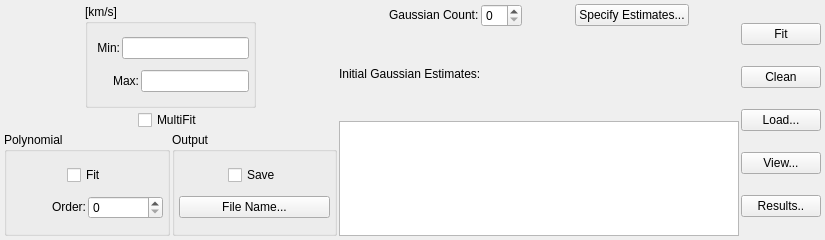
<?xml version="1.0" encoding="UTF-8"?>
<ui version="4.0">
 <class>SpecFitSettingsWidgetRadio</class>
 <widget class="QWidget" name="SpecFitSettingsWidgetRadio">
  <property name="geometry">
   <rect>
    <x>0</x>
    <y>0</y>
    <width>825</width>
    <height>240</height>
   </rect>
  </property>
  <property name="windowTitle">
   <string>SpecFitSettingsWidgetRadio</string>
  </property>
  <layout class="QHBoxLayout" name="horizontalLayout_11">
   <item>
    <layout class="QVBoxLayout" name="verticalLayout_5">
     <item>
      <layout class="QHBoxLayout" name="horizontalLayout_10">
       <item>
        <spacer name="horizontalSpacer_9">
         <property name="orientation">
          <enum>Qt::Horizontal</enum>
         </property>
         <property name="sizeHint" stdset="0">
          <size>
           <width>18</width>
           <height>20</height>
          </size>
         </property>
        </spacer>
       </item>
       <item>
        <widget class="QGroupBox" name="rangeGroupBox">
         <property name="toolTip">
          <string>Either type the channel range in directly
or press the right mouse button down 
on the graph while pressing the Shift key
and drag the mouse on the graph to
specify a region. </string>
         </property>
         <property name="title">
          <string>[km/s]</string>
         </property>
         <layout class="QVBoxLayout" name="verticalLayout_4">
          <item>
           <layout class="QHBoxLayout" name="horizontalLayout_2">
            <item>
             <widget class="QLabel" name="minLabel">
              <property name="minimumSize">
               <size>
                <width>28</width>
                <height>21</height>
               </size>
              </property>
              <property name="text">
               <string>&lt;font color='black'&gt;Min:&lt;/font&gt;</string>
              </property>
              <property name="alignment">
               <set>Qt::AlignRight|Qt::AlignTrailing|Qt::AlignVCenter</set>
              </property>
             </widget>
            </item>
            <item>
             <widget class="QLineEdit" name="minLineEdit">
              <property name="sizePolicy">
               <sizepolicy hsizetype="Preferred" vsizetype="Fixed">
                <horstretch>0</horstretch>
                <verstretch>0</verstretch>
               </sizepolicy>
              </property>
              <property name="minimumSize">
               <size>
                <width>127</width>
                <height>21</height>
               </size>
              </property>
             </widget>
            </item>
           </layout>
          </item>
          <item>
           <layout class="QHBoxLayout" name="horizontalLayout_3">
            <item>
             <widget class="QLabel" name="maxLabel">
              <property name="text">
               <string>&lt;font color='black'&gt;Max:&lt;/font&gt;</string>
              </property>
              <property name="alignment">
               <set>Qt::AlignRight|Qt::AlignTrailing|Qt::AlignVCenter</set>
              </property>
             </widget>
            </item>
            <item>
             <widget class="QLineEdit" name="maxLineEdit">
              <property name="sizePolicy">
               <sizepolicy hsizetype="Preferred" vsizetype="Fixed">
                <horstretch>0</horstretch>
                <verstretch>0</verstretch>
               </sizepolicy>
              </property>
             </widget>
            </item>
           </layout>
          </item>
         </layout>
        </widget>
       </item>
       <item>
        <spacer name="horizontalSpacer_10">
         <property name="orientation">
          <enum>Qt::Horizontal</enum>
         </property>
         <property name="sizeHint" stdset="0">
          <size>
           <width>13</width>
           <height>20</height>
          </size>
         </property>
        </spacer>
       </item>
      </layout>
     </item>
     <item>
      <layout class="QHBoxLayout" name="horizontalLayout_5">
       <item>
        <layout class="QHBoxLayout" name="horizontalLayout_12"/>
       </item>
       <item>
        <spacer name="horizontalSpacer">
         <property name="orientation">
          <enum>Qt::Horizontal</enum>
         </property>
         <property name="sizeHint" stdset="0">
          <size>
           <width>10</width>
           <height>10</height>
          </size>
         </property>
        </spacer>
       </item>
       <item>
        <widget class="QCheckBox" name="multiFitCheckBox">
         <property name="text">
          <string>MultiFit</string>
         </property>
        </widget>
       </item>
       <item>
        <spacer name="horizontalSpacer_2">
         <property name="orientation">
          <enum>Qt::Horizontal</enum>
         </property>
         <property name="sizeHint" stdset="0">
          <size>
           <width>10</width>
           <height>10</height>
          </size>
         </property>
        </spacer>
       </item>
      </layout>
     </item>
     <item>
      <layout class="QHBoxLayout" name="horizontalLayout_9">
       <item>
        <widget class="QGroupBox" name="polyGroupBox">
         <property name="title">
          <string>Polynomial</string>
         </property>
         <layout class="QGridLayout" name="gridLayout_2">
          <item row="0" column="0">
           <layout class="QHBoxLayout" name="horizontalLayout_4">
            <item>
             <spacer name="horizontalSpacer_3">
              <property name="orientation">
               <enum>Qt::Horizontal</enum>
              </property>
              <property name="sizeHint" stdset="0">
               <size>
                <width>13</width>
                <height>16</height>
               </size>
              </property>
             </spacer>
            </item>
            <item>
             <widget class="QCheckBox" name="polyFitCheckBox">
              <property name="text">
               <string>Fit</string>
              </property>
             </widget>
            </item>
            <item>
             <spacer name="horizontalSpacer_4">
              <property name="orientation">
               <enum>Qt::Horizontal</enum>
              </property>
              <property name="sizeHint" stdset="0">
               <size>
                <width>13</width>
                <height>16</height>
               </size>
              </property>
             </spacer>
            </item>
           </layout>
          </item>
          <item row="1" column="0">
           <layout class="QHBoxLayout" name="horizontalLayout_6">
            <item>
             <widget class="QLabel" name="polyOrderLabel">
              <property name="text">
               <string>&lt;font color='black'&gt;Order:&lt;/font&gt;</string>
              </property>
              <property name="alignment">
               <set>Qt::AlignRight|Qt::AlignTrailing|Qt::AlignVCenter</set>
              </property>
             </widget>
            </item>
            <item>
             <widget class="QSpinBox" name="polyOrderSpinBox"/>
            </item>
           </layout>
          </item>
         </layout>
        </widget>
       </item>
       <item>
        <widget class="QGroupBox" name="outputGroupBox">
         <property name="title">
          <string>Output</string>
         </property>
         <layout class="QVBoxLayout" name="verticalLayout_3">
          <item>
           <layout class="QHBoxLayout" name="horizontalLayout_7">
            <item>
             <spacer name="horizontalSpacer_5">
              <property name="orientation">
               <enum>Qt::Horizontal</enum>
              </property>
              <property name="sizeHint" stdset="0">
               <size>
                <width>13</width>
                <height>20</height>
               </size>
              </property>
             </spacer>
            </item>
            <item>
             <widget class="QCheckBox" name="saveOutputCheckBox">
              <property name="sizePolicy">
               <sizepolicy hsizetype="Preferred" vsizetype="Fixed">
                <horstretch>0</horstretch>
                <verstretch>0</verstretch>
               </sizepolicy>
              </property>
              <property name="text">
               <string>Save</string>
              </property>
             </widget>
            </item>
            <item>
             <spacer name="horizontalSpacer_8">
              <property name="orientation">
               <enum>Qt::Horizontal</enum>
              </property>
              <property name="sizeHint" stdset="0">
               <size>
                <width>13</width>
                <height>20</height>
               </size>
              </property>
             </spacer>
            </item>
           </layout>
          </item>
          <item>
           <widget class="QPushButton" name="saveButton">
            <property name="text">
             <string>File Name...</string>
            </property>
           </widget>
          </item>
         </layout>
        </widget>
       </item>
      </layout>
     </item>
    </layout>
   </item>
   <item>
    <layout class="QVBoxLayout" name="verticalLayout_6">
     <item>
      <layout class="QHBoxLayout" name="horizontalLayout">
       <item>
        <spacer name="horizontalSpacer_7">
         <property name="orientation">
          <enum>Qt::Horizontal</enum>
         </property>
         <property name="sizeHint" stdset="0">
          <size>
           <width>13</width>
           <height>20</height>
          </size>
         </property>
        </spacer>
       </item>
       <item>
        <layout class="QHBoxLayout" name="horizontalLayout_8">
         <item>
          <widget class="QLabel" name="gaussCountLabel">
           <property name="text">
            <string>&lt;font color='black'&gt;Gaussian Count:&lt;/font&gt;</string>
           </property>
          </widget>
         </item>
         <item>
          <widget class="QSpinBox" name="gaussCountSpinBox"/>
         </item>
        </layout>
       </item>
       <item>
        <spacer name="horizontalSpacer_6">
         <property name="orientation">
          <enum>Qt::Horizontal</enum>
         </property>
         <property name="sizeHint" stdset="0">
          <size>
           <width>13</width>
           <height>20</height>
          </size>
         </property>
        </spacer>
       </item>
       <item>
        <widget class="QPushButton" name="advancedGaussianEstimatesButton">
         <property name="text">
          <string>Specify Estimates...</string>
         </property>
        </widget>
       </item>
       <item>
        <spacer name="horizontalSpacer_11">
         <property name="orientation">
          <enum>Qt::Horizontal</enum>
         </property>
         <property name="sizeHint" stdset="0">
          <size>
           <width>13</width>
           <height>20</height>
          </size>
         </property>
        </spacer>
       </item>
      </layout>
     </item>
     <item>
      <layout class="QVBoxLayout" name="verticalLayout_2">
       <item>
        <widget class="QLabel" name="estimateLabel">
         <property name="text">
          <string>&lt;font color='black'&gt;Initial Gaussian Estimates:&lt;/font&gt;</string>
         </property>
        </widget>
       </item>
       <item>
        <widget class="QTableWidget" name="estimateTable">
         <property name="sizePolicy">
          <sizepolicy hsizetype="MinimumExpanding" vsizetype="MinimumExpanding">
           <horstretch>0</horstretch>
           <verstretch>0</verstretch>
          </sizepolicy>
         </property>
         <property name="minimumSize">
          <size>
           <width>400</width>
           <height>115</height>
          </size>
         </property>
         <property name="maximumSize">
          <size>
           <width>440</width>
           <height>115</height>
          </size>
         </property>
         <property name="toolTip">
          <string>To specify an initial Gaussian Estimate:
1.  Select the appropriate row in this table.
2.  Either edit the row directly or shift-click 
     with the right mouse button on the graph.
     A context menu will appear allowing you
     to designate the clicked point as either
     the (center,peak) or (center-fwhm/2,peak/2)
     of an initial Gaussian estimate.  </string>
         </property>
        </widget>
       </item>
      </layout>
     </item>
    </layout>
   </item>
   <item>
    <layout class="QVBoxLayout" name="verticalLayout">
     <item>
      <widget class="QPushButton" name="fitButton">
       <property name="text">
        <string>Fit</string>
       </property>
      </widget>
     </item>
     <item>
      <widget class="QPushButton" name="cleanButton">
       <property name="text">
        <string>Clean</string>
       </property>
      </widget>
     </item>
     <item>
      <widget class="QPushButton" name="loadButton">
       <property name="text">
        <string>Load...</string>
       </property>
      </widget>
     </item>
     <item>
      <widget class="QPushButton" name="plotButton">
       <property name="text">
        <string>View...</string>
       </property>
      </widget>
     </item>
     <item>
      <widget class="QPushButton" name="viewButton">
       <property name="text">
        <string>Results..</string>
       </property>
      </widget>
     </item>
    </layout>
   </item>
  </layout>
 </widget>
 <layoutdefault spacing="2" margin="4"/>
 <resources/>
 <connections/>
</ui>
